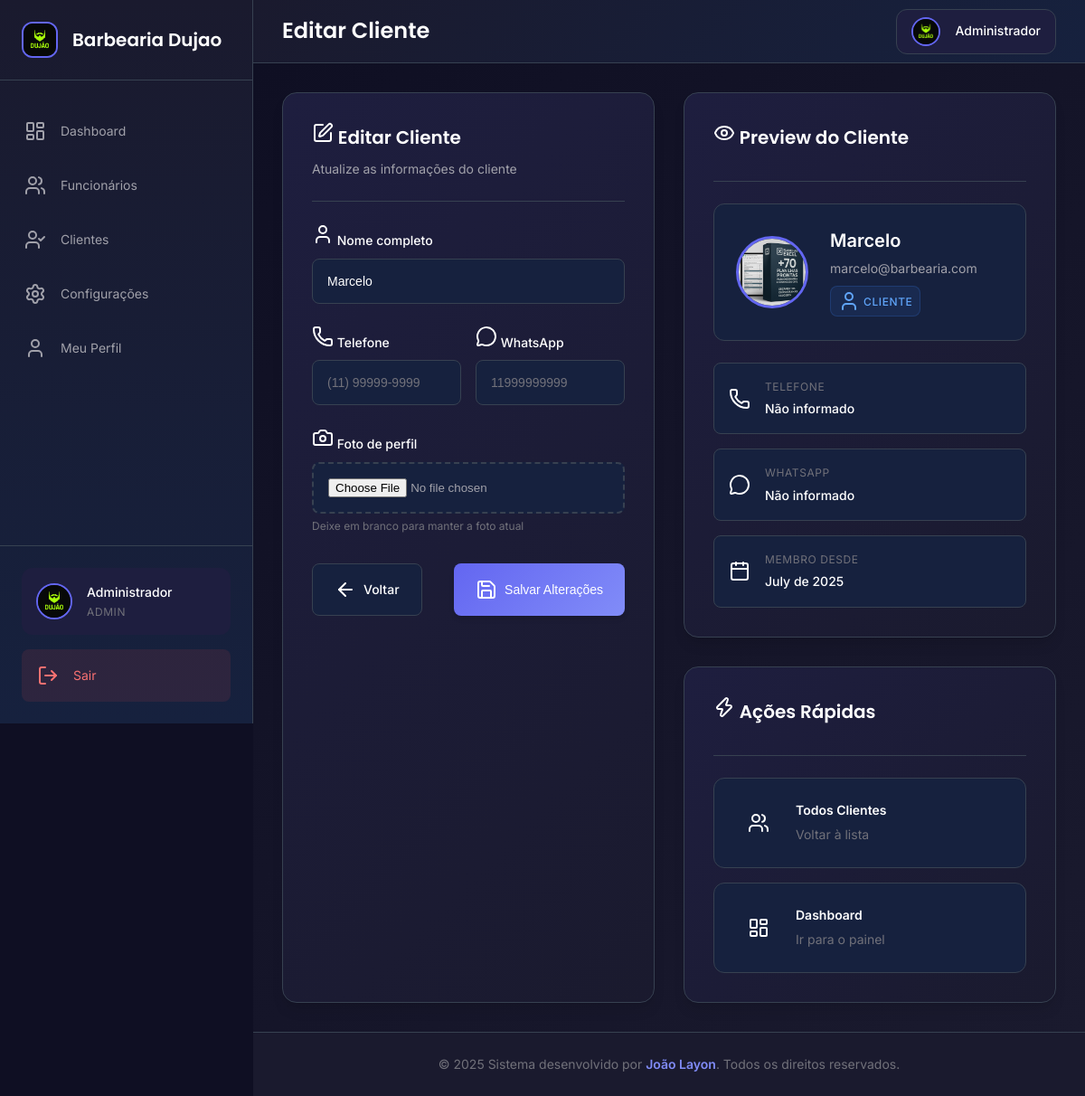
The page /editar_cliente/3 (signed in) on the database its author committed.
### tables this page shows
CREATE TABLE configuracoes (
                id INTEGER PRIMARY KEY AUTOINCREMENT,
                nome_barbearia TEXT DEFAULT 'Barbearia Premium',
                logo_url TEXT DEFAULT '/static/uploads/logo-barbearia.jpg',
                telefone_contato TEXT,
                whatsapp_contato TEXT,
                endereco TEXT,
                horario_funcionamento TEXT DEFAULT '08:00-18:00',
                dias_funcionamento TEXT DEFAULT 'Segunda a Sábado',
                descricao TEXT DEFAULT 'A melhor barbearia da cidade',
                instagram TEXT,
                facebook TEXT
            );

CREATE TABLE usuarios (
                id INTEGER PRIMARY KEY AUTOINCREMENT,
                nome TEXT NOT NULL,
                email TEXT UNIQUE NOT NULL,
                senha TEXT NOT NULL,
                telefone TEXT,
                whatsapp TEXT,
                foto_perfil TEXT DEFAULT '/static/uploads/default-user.jpg',
                tipo TEXT NOT NULL DEFAULT 'cliente',
                data_criacao TIMESTAMP DEFAULT CURRENT_TIMESTAMP
            );

### app.py (the view, shortened to what this page needs)
@app.route('/editar_cliente/<int:cliente_id>', methods=['GET', 'POST'])
def editar_cliente(cliente_id):
    if 'usuario_id' not in session or session['tipo_usuario'] != 'admin':
        return redirect(url_for('login'))
    cliente = models.obter_usuario_por_id(cliente_id)
    if not cliente:
        flash('Cliente não encontrado!', 'erro')
        return redirect(url_for('listar_clientes'))
    return render_template('editar_cliente.html', cliente=cliente)

### app.py (called while the page is built)
@app.context_processor
def inject_datetime():
    return dict(datetime=datetime, timedelta=timedelta)

@app.context_processor
def inject_configuracoes():
    configuracoes = models.obter_configuracoes_barbearia()
    if 'usuario_id' in session and session.get('tipo_usuario') == 'admin':
        if configuracoes and configuracoes.get('logo_url'):
            session['foto_perfil'] = configuracoes['logo_url']
        else:
            session['foto_perfil'] = '/static/uploads/logo-barbearia.jpg'
    return dict(configuracoes_barbearia=configuracoes)

### banco.py (called while the page is built)
@contextmanager
def obter_conexao():
    conn = sqlite3.connect(BANCO_NOME, timeout=30.0)
    conn.execute('PRAGMA journal_mode=WAL')
    conn.execute('PRAGMA synchronous=NORMAL')
    conn.execute('PRAGMA cache_size=1000')
    conn.execute('PRAGMA temp_store=MEMORY')
    try:
        yield conn
    except Exception:
        conn.rollback()
        raise
    finally:
        conn.close()

### models.py (called while the page is built, shortened)
def obter_usuario_por_id(usuario_id):
    with obter_conexao() as conn:
        cursor = conn.cursor()
        cursor.execute('''
            SELECT id, nome, email, telefone, whatsapp, foto_perfil, tipo
            FROM usuarios
            WHERE id = ?
        ''', (usuario_id,))
        resultado = cursor.fetchone()
        return resultado

### templates/editar_cliente.html (shortened to what this page needs)
{% extends "base.html" %}
{% block page_title %}Editar Cliente{% endblock %}
{% block content %}
<div class="grid grid-cols-2 gap-6">
    <div class="card">
        <div class="card-header">
            <h3 class="card-title">
                <i data-lucide="edit"></i>
                Editar Cliente
            </h3>
            <p class="card-subtitle">Atualize as informações do cliente</p>
        </div>
        <form method="POST" enctype="multipart/form-data">
            <div class="form-group">
                <label for="nome" class="form-label">
                    <i data-lucide="user"></i>
                    Nome completo
                </label>
                <input type="text"
                       id="nome"
                       name="nome"
                       class="form-input"
                       value="{{ cliente[1] if cliente else '' }}"
                       required>
            </div>
            <div class="grid grid-cols-2 gap-3">
                <div class="form-group">
                    <label for="telefone" class="form-label">
                        <i data-lucide="phone"></i>
                        Telefone
                    </label>
                    <input type="tel"
                           id="telefone"
                           name="telefone"
                           class="form-input"
                           value="{{ cliente[3] if cliente else '' }}"
                           placeholder="(11) 99999-9999">
                </div>
                <div class="form-group">
                    <label for="whatsapp" class="form-label">
                        <i data-lucide="message-circle"></i>
                        WhatsApp
                    </label>
                    <input type="tel"
                           id="whatsapp"
                           name="whatsapp"
                           class="form-input"
                           value="{{ cliente[4] if cliente else '' }}"
                           placeholder="11999999999">
                </div>
            </div>
            <div class="form-group">
                <label for="foto_perfil" class="form-label">
                    <i data-lucide="camera"></i>
                    Foto de perfil
                </label>
                <input type="file"
                       id="foto_perfil"
                       name="foto_perfil"
                       class="form-file"
                       accept="image/*">
                <small class="form-help">Deixe em branco para manter a foto atual</small>
            </div>
            <div class="form-actions">
                <a href="{{ url_for('listar_clientes') }}" class="btn btn-secondary">
                    <i data-lucide="arrow-left"></i>
                    Voltar
                </a>
                <button type="submit" class="btn btn-primary">
                    <i data-lucide="save"></i>
                    Salvar Alterações
                </button>
            </div>
        </form>
    </div>
    <div class="space-y-6">
        <div class="card">
            <div class="card-header">
                <h3 class="card-title">
                    <i data-lucide="eye"></i>
                    Preview do Cliente
                </h3>
            </div>
            <div class="cliente-preview">
                <div class="cliente-avatar">
                    <img src="{{ cliente[5] if cliente and cliente[5] else '/static/uploads/default-user.jpg' }}"
                         alt="Foto do cliente"
                         class="avatar-img"
                         id="avatarPreview">
                </div>
                <div class="cliente-info">
                    <h4 class="cliente-name">{{ cliente[1] if cliente else 'Nome do cliente' }}</h4>
                    <p class="cliente-email">{{ cliente[2] if cliente else 'email@exemplo.com' }}</p>
                    <span class="cliente-role badge badge-info">
                        <i data-lucide="user"></i>
                        Cliente
                    </span>
                </div>
            </div>
            <div class="cliente-details">
                <div class="detail-item">
                    <i data-lucide="phone"></i>
                    <div>
                        <span class="detail-label">Telefone</span>
                        <span class="detail-value">{{ cliente[3] if cliente and cliente[3] else 'Não informado' }}</span>
                    </div>
                </div>
                <div class="detail-item">
                    <i data-lucide="message-circle"></i>
                    <div>
                        <span class="detail-label">WhatsApp</span>
                        <span class="detail-value">{{ cliente[4] if cliente and cliente[4] else 'Não informado' }}</span>
                    </div>
                </div>
                <div class="detail-item">
                    <i data-lucide="calendar"></i>
                    <div>
                        <span class="detail-label">Membro desde</span>
                        <span class="detail-value">{{ datetime.now().strftime('%B de %Y') }}</span>
                    </div>
                </div>
            </div>
        </div>
        <div class="card">
            <div class="card-header">
                <h3 class="card-title">
                    <i data-lucide="zap"></i>
                    Ações Rápidas
                </h3>
            </div>
            <div class="quick-actions">
                <a href="{{ url_for('listar_clientes') }}" class="quick-action">
                    <div class="quick-action-icon primary">
                        <i data-lucide="users"></i>
                    </div>
                    <div class="quick-action-content">
                        <h4>Todos Clientes</h4>
                        <p>Voltar à lista</p>
                    </div>
                </a>
                <a href="{{ url_for('dashboard_admin') }}" class="quick-action">
                    <div class="quick-action-icon secondary">
                        <i data-lucide="layout-dashboard"></i>
                    </div>
                    <div class="quick-action-content">
                        <h4>Dashboard</h4>
                        <p>Ir para o painel</p>
                    </div>
                </a>
            </div>
        </div>
    </div>
</div>
{% endblock %}

### templates/base.html (shortened to what this page needs)
<!DOCTYPE html>
<html lang="pt-BR">
<head>
    <link rel="stylesheet" href="{{ url_for('static', filename='css/style.css') }}">
</head>
<body class="{% block body_class %}{% endblock %}">
    {% if session.usuario_id %}
    <aside class="sidebar" id="sidebar">
        <div class="sidebar-header">
            <div class="logo-container">
                <img src="{{ configuracoes_barbearia.logo_url if configuracoes_barbearia else '/static/uploads/logo-barbearia.jpg' }}"
                     alt="Logo" class="logo-img">
                <h2 class="logo-text">{{ configuracoes_barbearia.nome_barbearia if configuracoes_barbearia else 'Barbearia Premium' }}</h2>
            </div>
        </div>
        <nav class="sidebar-nav">
            {% if session.tipo_usuario == 'admin' %}
                <a href="{{ url_for('dashboard_admin') }}" class="nav-item {% if request.endpoint == 'dashboard_admin' %}active{% endif %}">
                    <i data-lucide="layout-dashboard"></i>
                    <span>Dashboard</span>
                </a>
                <a href="{{ url_for('gerenciar_funcionarios') }}" class="nav-item {% if request.endpoint == 'gerenciar_funcionarios' %}active{% endif %}">
                    <i data-lucide="users"></i>
                    <span>Funcionários</span>
                </a>
                <a href="{{ url_for('listar_clientes') }}" class="nav-item {% if request.endpoint == 'listar_clientes' %}active{% endif %}">
                    <i data-lucide="user-check"></i>
                    <span>Clientes</span>
                </a>
                <a href="{{ url_for('configuracoes_barbearia') }}" class="nav-item {% if request.endpoint == 'configuracoes_barbearia' %}active{% endif %}">
                    <i data-lucide="settings"></i>
                    <span>Configurações</span>
                </a>
            {% elif session.tipo_usuario == 'funcionario' %}
                <a href="{{ url_for('dashboard_funcionario') }}" class="nav-item {% if request.endpoint == 'dashboard_funcionario' %}active{% endif %}">
                    <i data-lucide="layout-dashboard"></i>
                    <span>Minha Agenda</span>
                </a>
            {% endif %}
            <a href="{{ url_for('perfil') }}" class="nav-item {% if request.endpoint == 'perfil' %}active{% endif %}">
                <i data-lucide="user"></i>
                <span>Meu Perfil</span>
            </a>
        </nav>
        <div class="sidebar-footer">
            <div class="user-info">
                <img src="{{ session.foto_perfil or '/static/uploads/default-user.jpg' }}"
                     alt="Foto do usuário" class="user-avatar">
                <div class="user-details">
                    <span class="user-name">{{ session.nome_usuario }}</span>
                    <span class="user-role">{{ session.tipo_usuario.title() }}</span>
                </div>
            </div>
            <a href="{{ url_for('logout') }}" class="logout-btn">
                <i data-lucide="log-out"></i>
                <span>Sair</span>
            </a>
        </div>
    </aside>
    <main class="main-content">
        <header class="header">
            <div class="header-left">
                <h1 class="page-title">{% block page_title %}Dashboard{% endblock %}</h1>
            </div>
            <div class="header-right">
                <div class="user-menu">
                    <img src="{{ session.foto_perfil or '/static/uploads/default-user.jpg' }}"
                         alt="Foto do usuário" class="user-avatar-small">
                    <span class="user-name-header">{{ session.nome_usuario }}</span>
                </div>
            </div>
        </header>
        <div class="page-content">
            {% block content %}{% endblock %}
        </div>
    </main>
    {% endif %}
    <footer class="footer">
        <div class="footer-content">
            <p>&copy; 2025 Sistema desenvolvido por <strong>João Layon</strong>. Todos os direitos reservados.</p>
        </div>
    </footer>
</body>
</html>

### templates/editar_cliente.html (style rules this page uses)
.space-y-6 > * + * { margin-top: var(--spacing-xl); }
.cliente-preview { display: flex; align-items: center; gap: var(--spacing-lg); padding: var(--spacing-lg); background-color: var(--bg-tertiary); border-radius: var(--radius-lg); border: 1px solid var(--border-color); margin-bottom: var(--spacing-lg); }
.cliente-avatar { position: relative; width: 80px; height: 80px; border-radius: 50%; overflow: hidden; border: 3px solid var(--primary-color); cursor: pointer; transition: all var(--transition-fast); }
.avatar-img { width: 100%; height: 100%; object-fit: cover; }
.cliente-info { flex: 1; }
.cliente-name { font-size: 1.25rem; font-weight: 600; color: var(--text-primary); margin-bottom: var(--spacing-xs); }
.cliente-email { color: var(--text-secondary); margin-bottom: var(--spacing-sm); }
.cliente-role { display: inline-flex; align-items: center; gap: var(--spacing-xs); }
.cliente-details { display: flex; flex-direction: column; gap: var(--spacing-md); }
.detail-item { display: flex; align-items: center; gap: var(--spacing-md); padding: var(--spacing-md); background-color: var(--bg-tertiary); border-radius: var(--radius-md); border: 1px solid var(--border-color); }
.detail-item div { flex: 1; }
.detail-label { display: block; font-size: 0.75rem; color: var(--text-muted); text-transform: uppercase; letter-spacing: 0.05em; margin-bottom: var(--spacing-xs); }
.detail-value { display: block; font-weight: 500; color: var(--text-primary); }
.quick-actions { display: flex; flex-direction: column; gap: var(--spacing-md); }
.quick-action { display: flex; align-items: center; gap: var(--spacing-md); padding: var(--spacing-lg); background-color: var(--bg-tertiary); border: 1px solid var(--border-color); border-radius: var(--radius-lg); text-decoration: none; color: var(--text-primary); transition: all var(--transition-fast); }
.quick-action-icon { width: 50px; height: 50px; border-radius: var(--radius-lg); display: flex; align-items: center; justify-content: center; flex-shrink: 0; }
.quick-action-content h4 { font-weight: 600; margin-bottom: var(--spacing-xs); }
.quick-action-content p { font-size: 0.875rem; color: var(--text-muted); }
.form-help { display: block; margin-top: var(--spacing-xs); font-size: 0.75rem; color: var(--text-muted); }
.form-actions { display: flex; justify-content: space-between; gap: var(--spacing-md); margin-top: var(--spacing-xl); }

### rows shown on the page
configuracoes: logo_url (picture), nome_barbearia "Barbearia Dujao"
usuarios: nome "Marcelo", foto_perfil (picture), email "marcelo@barbearia.com", telefone "Não informado", whatsapp "Não informado"

### other values the page prints
{{ session.nome_usuario }} "Administrador"
{{ session.tipo_usuario.title() }} "ADMIN"
